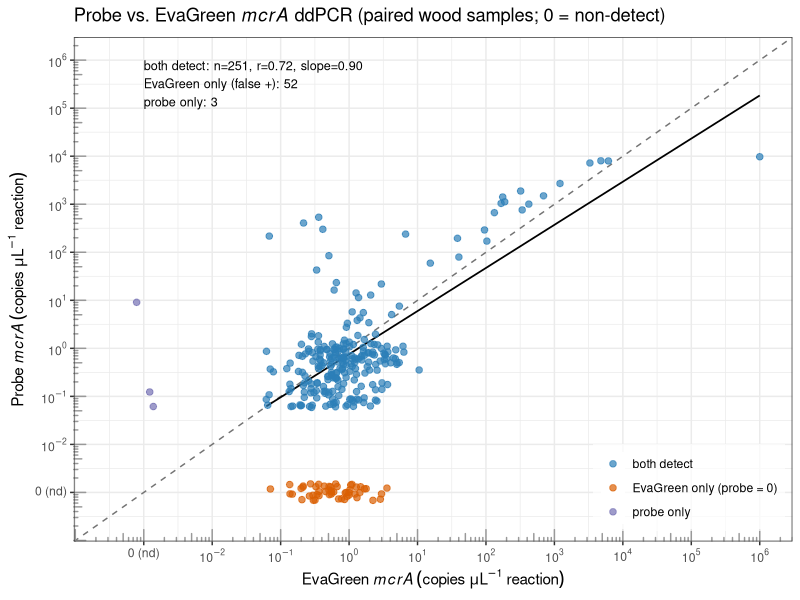

Recreate this plot in R.
#!/usr/bin/env Rscript
# ==============================================================================
# rev_figS19_mcra-probe-validation.R
# SI figure: validation of the probe-based mcrA ddPCR assay against the original
# intercalating-dye (EvaGreen/ML) assay on the same wood samples. Shows both
# non-detects and detections on a 1:1 plot so the false-positive pattern is
# explicit: EvaGreen calls many samples positive that the specific probe scores
# zero (its false-positive signature; Arnold et al. 2024), while agreeing
# quantitatively where both detect. Supports the R2 controls/LoD response.
# Units: copies g-1 dry wood. Reads data/; writes outputs/revision/.
# ==============================================================================
suppressMessages({library(ggplot2); library(scales)}); options(warn=-1, stringsAsFactors=FALSE)
dd <- read.csv("data/compiled/ddpcr_gene_abundances.csv")
# Compare on copies/uL (the direct ddPCR measurement). copies/g would multiply BOTH
# assays of a sample by the same 75/mass factor, artificially inflating agreement;
# copies/uL removes that shared mass term (fairer) and tightens the detection gap.
dd$copies_g <- suppressWarnings(as.numeric(dd$concentration_copies_per_uL))

AT <- "loose"
a <- dd[dd$target_gene=="mcra"       & dd$analysis_type==AT, c("sample_id","copies_g")]
b <- dd[dd$target_gene=="mcra_probe" & dd$analysis_type==AT & dd$material=="Wood", c("sample_id","copies_g")]
names(a)<-c("sample_id","eg"); names(b)<-c("sample_id","pr")
m <- merge(a,b,by="sample_id"); m <- m[is.finite(m$eg)&is.finite(m$pr),]
m$cat <- with(m, ifelse(eg>0 & pr>0, "both detect",
                 ifelse(eg>0 & pr==0, "EvaGreen only (probe = 0)",
                 ifelse(eg==0 & pr>0, "probe only", "both = 0"))))

# ---- place non-detects (0) at a floor a decade below the lowest detected value ----
posmin <- min(c(m$eg[m$eg>0], m$pr[m$pr>0]))
floor  <- 10^(floor(log10(posmin)) - 1)                       # one clean decade below
topmax <- max(c(m$eg, m$pr))
set.seed(1)
jit <- function(x) x * 10^runif(length(x), -0.18, 0.18)       # spread the piled-up zeros
m$egp <- ifelse(m$eg==0, jit(rep(floor, nrow(m))), m$eg)
m$prp <- ifelse(m$pr==0, jit(rep(floor, nrow(m))), m$pr)

pos <- m[m$eg>0 & m$pr>0, ]; fit <- lm(log10(pr)~log10(eg), data=pos)
lab <- sprintf("both detect: n=%d, r=%.2f, slope=%.2f\nEvaGreen only (false +): %d\nprobe only: %d",
               nrow(pos), cor(log10(pos$eg),log10(pos$pr)), coef(fit)[2],
               sum(m$cat=="EvaGreen only (probe = 0)"), sum(m$cat=="probe only"))

cols <- c("both detect"="#2c7fb8","EvaGreen only (probe = 0)"="#d95f02",
          "probe only"="#7570b3","both = 0"="grey55")
brk <- 10^(seq(floor(log10(floor)), ceiling(log10(topmax))))
lbl <- ifelse(brk==floor, "0 (nd)", parse(text=paste0("10^", round(log10(brk)))))

p <- ggplot(m, aes(egp, prp, colour=cat)) +
  annotate("rect", xmin=floor/3.5, xmax=floor*3.5, ymin=-Inf, ymax=Inf, fill="grey92", alpha=.5) +
  annotate("rect", ymin=floor/3.5, ymax=floor*3.5, xmin=-Inf, xmax=Inf, fill="grey92", alpha=.5) +
  geom_abline(slope=1, intercept=0, linetype=2, colour="grey45") +
  geom_smooth(data=pos, aes(eg,pr), method="lm", se=FALSE, colour="black", linewidth=.6, inherit.aes=FALSE) +
  geom_point(alpha=.7, size=1.9) +
  scale_x_log10(breaks=brk, labels=lbl) + scale_y_log10(breaks=brk, labels=lbl) +
  annotation_logticks(sides="bl", colour="grey60") +
  scale_colour_manual(values=cols, name=NULL) +
  annotate("text", x=floor, y=topmax, label=lab, hjust=0, vjust=1, size=3.2) +
  labs(x=expression(EvaGreen~italic(mcrA)~(copies~mu*L^{-1}~reaction)),
       y=expression(Probe~italic(mcrA)~(copies~mu*L^{-1}~reaction)),
       title=expression("Probe vs. EvaGreen "*italic(mcrA)*" ddPCR (paired wood samples; 0 = non-detect)")) +
  theme_bw(base_size=11) + theme(legend.position=c(.99,.02), legend.justification=c(1,0),
                                 legend.background=element_rect(fill=alpha("white",.7), colour=NA))
ggsave("outputs/revision/figS19_mcra_probe_validation.png", p, width=7.6, height=6.4, dpi=300)
cat("n paired:",nrow(m)," EvaGreen-only(false+):",sum(m$cat=="EvaGreen only (probe = 0)"),
    " probe-only:",sum(m$cat=="probe only")," both0:",sum(m$cat=="both = 0"),
    " | floor=",floor,"\n")
cat("wrote outputs/revision/figS19_mcra_probe_validation.png\n")
